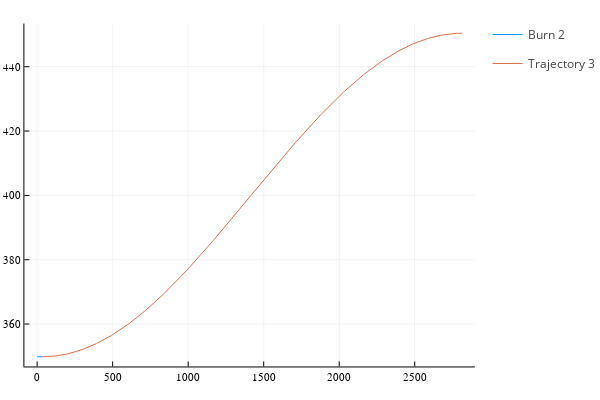

The notebook cell this image was saved under:
### Code cell
alt_traj3 = sqrt.(x_traj3.^2 .+ y_traj3.^2 .+ z_traj3.^2) .- re

plot(times_burn2, sqrt.(x_burn2.^2 .+ y_burn2.^2 .+ z_burn2.^2) .- re, label="Burn 2", legend=:topleft)
plot!(times_traj3 .+ times_burn2[end], alt_traj3, label="Trajectory 3")

### Figure 1 — Plotly figure (JSON) as saved in the notebook; plotly's stock layout.template omitted (floating-point values rounded to 4 significant figures; data arrays with more than 128 entries replaced by an {"elided": "..."} marker saying what was removed)
{"data": [{"colorbar": {"title": ""}, "legendgroup": "Burn 2", "line": {"color": "rgba(0, 154, 250, 1.000)", "dash": "solid", "shape": "linear", "width": 1}, "mode": "lines", "name": "Burn 2", "showlegend": true, "type": "scatter", "x": {"elided": "500 float values"}, "xaxis": "x", "y": {"elided": "500 float values"}, "yaxis": "y", "zmax": null, "zmin": null}, {"colorbar": {"title": ""}, "legendgroup": "Trajectory 3", "line": {"color": "rgba(227, 111, 71, 1.000)", "dash": "solid", "shape": "linear", "width": 1}, "mode": "lines", "name": "Trajectory 3", "showlegend": true, "type": "scatter", "x": {"elided": "500 float values"}, "xaxis": "x", "y": {"elided": "500 float values"}, "yaxis": "y", "zmax": null, "zmin": null}], "layout": {"annotations": [], "height": 400, "legend_position": {"bgcolor": "rgba(255, 255, 255, 1.000)", "bordercolor": "rgba(0, 0, 0, 1.000)", "borderwidth": 1, "font": {"color": "rgba(0, 0, 0, 1.000)", "family": "sans-serif", "size": 11}, "title": {"font": {"color": "rgba(0, 0, 0, 1.000)", "family": "sans-serif", "size": 15}, "text": ""}, "tracegroupgap": 0, "traceorder": "normal", "x": 0.07, "xanchor": "left", "y": 1, "yanchor": "top"}, "margin": {"b": 20, "l": 0, "r": 0, "t": 20}, "paper_bgcolor": "rgba(255, 255, 255, 1.000)", "plot_bgcolor": "rgba(255, 255, 255, 1.000)", "showlegend": true, "width": 600, "xaxis": {"anchor": "y", "domain": [0.05101, 0.9934], "gridcolor": "rgba(0, 0, 0, 0.100)", "gridwidth": 0.5, "linecolor": "rgba(0, 0, 0, 1.000)", "mirror": false, "range": [-84.41, 2898.0], "showgrid": true, "showline": true, "showticklabels": true, "tickangle": 0, "tickcolor": "rgb(0, 0, 0)", "tickfont": {"color": "rgba(0, 0, 0, 1.000)", "family": "sans-serif", "size": 11}, "tickmode": "array", "ticks": "inside", "ticktext": ["0", "500", "1000", "1500", "2000", "2500"], "tickvals": [0, 500, 1000, 1500, 2000, 2500], "title": "", "titlefont": {"color": "rgba(0, 0, 0, 1.000)", "family": "sans-serif", "size": 15}, "type": "-", "visible": true, "zeroline": false, "zerolinecolor": "rgba(0, 0, 0, 1.000)"}, "yaxis": {"anchor": "x", "domain": [0.03762, 0.9902], "gridcolor": "rgba(0, 0, 0, 0.100)", "gridwidth": 0.5, "linecolor": "rgba(0, 0, 0, 1.000)", "mirror": false, "range": [346.8, 453.4], "showgrid": true, "showline": true, "showticklabels": true, "tickangle": 0, "tickcolor": "rgb(0, 0, 0)", "tickfont": {"color": "rgba(0, 0, 0, 1.000)", "family": "sans-serif", "size": 11}, "tickmode": "array", "ticks": "inside", "ticktext": ["360", "380", "400", "420", "440"], "tickvals": [360, 380, 400, 420, 440], "title": "", "titlefont": {"color": "rgba(0, 0, 0, 1.000)", "family": "sans-serif", "size": 15}, "type": "-", "visible": true, "zeroline": false, "zerolinecolor": "rgba(0, 0, 0, 1.000)"}}}
